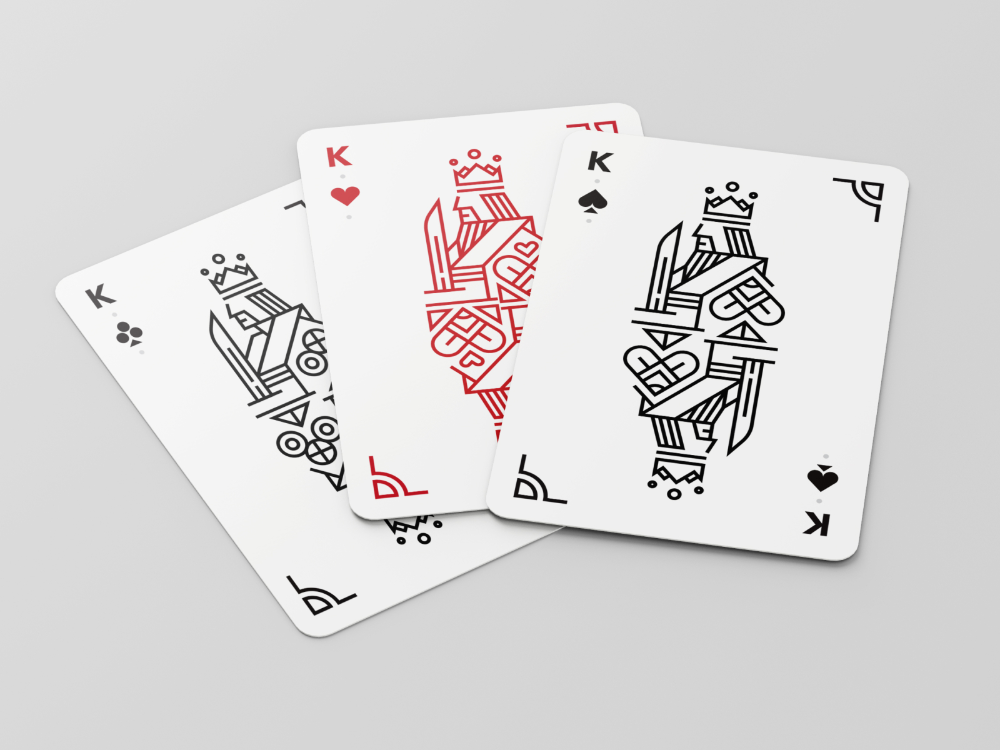
#> input picture Resources/Pokercards.png, 1000 x 750 px, found by its file name
$ python chapter5_warpperspective.py
#> lines starting #> are read from the running program, lines starting #| are printed output that depends on the picture
import cv2
import numpy as np

img = cv2.imread("Resources/Pokercards.png")
#> img is the input picture: shape (750, 1000, 3); mean B, G, R 216.6, 216.7, 218.5

width, height = 250,350

#Getting the corner locations of the card
pts1 = np.float32([[485, 516],[568,131],[911, 168],[858, 563]])

#defining second set of points to transform the image into
pts2 = np.float32([[0,0],[0,height],[width,height],[width,0]])

#getting transformation matrix
matrix = cv2.getPerspectiveTransform(pts1,pts2)
imgOutput = cv2.warpPerspective(img,matrix,(width,height))
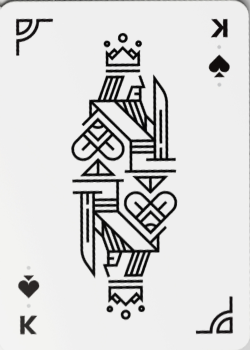
#> imgOutput: shape (350, 250, 3); mean B, G, R 216.2, 216.3, 216.4


winname = "Output"
cv2.namedWindow(winname)

cv2.imshow(winname,imgOutput)
cv2.imshow("image",img)
cv2.moveWindow(winname,30,40)

cv2.waitKey(0)
